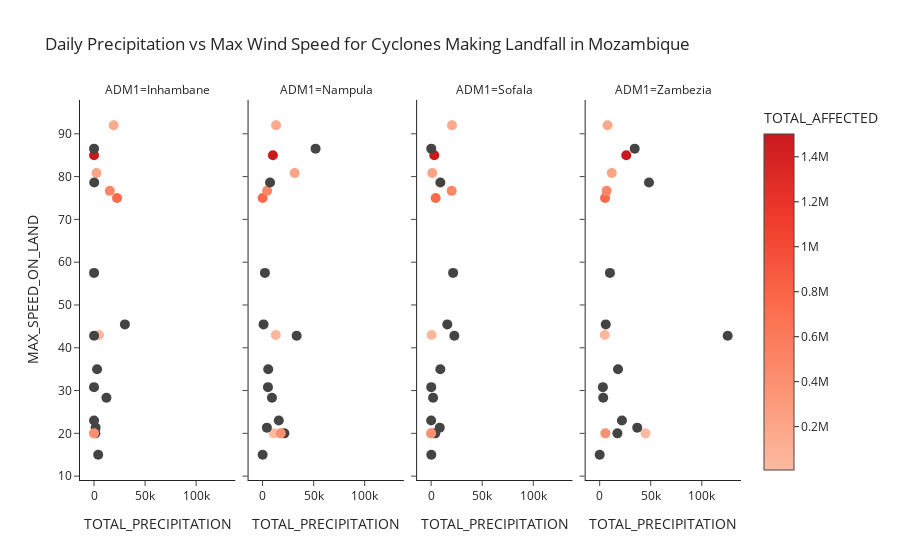

Source (notebook cell):
### Markdown cell above
For cyclone events, what trends are there in the observed daily total precipitation per province and the maximum windspeed over land in Mozambique? We can break this down by province, however the max wind speed is independent of province and is the max across the total overall area. We can also color points by the estimates of impact (total affected population in the country) for each cyclone. Note that many of the cyclones from IBTrACS don't have EM-DAT estimates.

Some observations:
- We do see that higher impact cyclones **do** often have higher max wind speeds (Idai and Dineo, for example)
- Observed daily precipitation is not necessarily a good indicator of the cyclone hitting. Cyclone ANA had a 

Next steps:
- Need to do some more investigation on approaches for aggregating or summing up precipitation from IMERG. Could be: calculating 2 or 3 day rolling sums
- Might also be worth calculating return periods for precipitation values to identify what might be notable outlier observations

### Code cell
fig = px.scatter(
    df_cyclone_precip,
    x="TOTAL_PRECIPITATION",
    y="MAX_SPEED_ON_LAND",
    color="TOTAL_AFFECTED",
    facet_col="ADM1",
    template="simple_white",
    color_continuous_scale=px.colors.sequential.Reds[2:7],
    hover_data=["NAME", "DAY_OF_MAX"],
    title="Daily Precipitation vs Max Wind Speed for Cyclones Making Landfall in Mozambique",
)
fig.update_traces(marker_size=10)
fig.show()

### Figure 1 — Plotly figure (JSON) as saved in the notebook; plotly's stock layout.template omitted (floating-point values rounded to 4 significant figures)
{"data": [{"customdata": [["FAVIO", "2007-02-22T00:00:00"], ["JOKWE", "2008-03-08T00:00:00"], ["IZILDA", "2009-03-22T00:00:00"], ["DANDO", "2012-01-16T00:00:00"], ["HARUNA", "2013-02-16T00:00:00"], ["GUITO", "2014-02-17T00:00:00"], ["HELLEN", "2014-04-04T00:00:00"], ["CHEDZA", "2015-01-13T00:00:00"], ["DINEO", "2017-02-15T00:00:00"], ["DESMOND", "2019-01-17T00:00:00"], ["IDAI", "2019-03-04T00:00:00"], ["KENNETH", "2019-04-27T00:00:00"], ["CHALANE", "2020-12-30T00:00:00"], ["ELOISE", "2021-01-23T00:00:00"], ["GUAMBE", "2021-02-12T00:00:00"], ["ANA", "2022-01-24T00:00:00"], ["GOMBE", "2022-03-11T00:00:00"], ["JASMINE", "2022-04-23T00:00:00"], ["FREDDY", "2023-03-11T00:00:00"], ["FILIPO", "2024-03-12T00:00:00"]], "hovertemplate": "ADM1=Inhambane<br>TOTAL_PRECIPITATION=%{x}<br>MAX_SPEED_ON_LAND=%{y}<br>NAME=%{customdata[0]}<br>DAY_OF_MAX=%{customdata[1]}<br>TOTAL_AFFECTED=%{marker.color}<extra></extra>", "legendgroup": "", "marker": {"color": [162770, 220013, 7103, 40042, null, null, null, null, 750102, null, 1501500, 400094, null, 481901, null, null, null, null, null, null], "coloraxis": "coloraxis", "size": 10, "symbol": "circle"}, "mode": "markers", "name": "", "orientation": "v", "showlegend": false, "type": "scatter", "x": [19284, 2455, 90, 4928, 1320, 18, 4108, 1588, 22549, 2989, 41, 0, 41, 15466, 12166, 76, 20, 12, 218, 30253], "xaxis": "x", "y": [92, 80.83, 20, 43, 20, 23, 15, 21.33, 75, 35, 85, 20, 57.5, 76.67, 28.33, 42.83, 86.53, 30.8, 78.61, 45.47], "yaxis": "y"}, {"customdata": [["FAVIO", "2007-02-22T00:00:00"], ["JOKWE", "2008-03-08T00:00:00"], ["IZILDA", "2009-03-22T00:00:00"], ["DANDO", "2012-01-16T00:00:00"], ["HARUNA", "2013-02-16T00:00:00"], ["GUITO", "2014-02-17T00:00:00"], ["HELLEN", "2014-04-04T00:00:00"], ["CHEDZA", "2015-01-13T00:00:00"], ["DINEO", "2017-02-15T00:00:00"], ["DESMOND", "2019-01-17T00:00:00"], ["IDAI", "2019-03-04T00:00:00"], ["KENNETH", "2019-04-27T00:00:00"], ["CHALANE", "2020-12-30T00:00:00"], ["ELOISE", "2021-01-23T00:00:00"], ["GUAMBE", "2021-02-12T00:00:00"], ["ANA", "2022-01-24T00:00:00"], ["GOMBE", "2022-03-11T00:00:00"], ["JASMINE", "2022-04-23T00:00:00"], ["FREDDY", "2023-03-11T00:00:00"], ["FILIPO", "2024-03-12T00:00:00"]], "hovertemplate": "ADM1=Nampula<br>TOTAL_PRECIPITATION=%{x}<br>MAX_SPEED_ON_LAND=%{y}<br>NAME=%{customdata[0]}<br>DAY_OF_MAX=%{customdata[1]}<br>TOTAL_AFFECTED=%{marker.color}<extra></extra>", "legendgroup": "", "marker": {"color": [162770, 220013, 7103, 40042, null, null, null, null, 750102, null, 1501500, 400094, null, 481901, null, null, null, null, null, null], "coloraxis": "coloraxis", "size": 10, "symbol": "circle"}, "mode": "markers", "name": "", "orientation": "v", "showlegend": false, "type": "scatter", "x": [13219, 31458, 10915, 12955, 21335, 15865, 59, 4219, 56, 5537, 10112, 17797, 2304, 4459, 9186, 33385, 51923, 5264, 7312, 953], "xaxis": "x2", "y": [92, 80.83, 20, 43, 20, 23, 15, 21.33, 75, 35, 85, 20, 57.5, 76.67, 28.33, 42.83, 86.53, 30.8, 78.61, 45.47], "yaxis": "y2"}, {"customdata": [["FAVIO", "2007-02-22T00:00:00"], ["JOKWE", "2008-03-08T00:00:00"], ["IZILDA", "2009-03-22T00:00:00"], ["DANDO", "2012-01-16T00:00:00"], ["HARUNA", "2013-02-16T00:00:00"], ["GUITO", "2014-02-17T00:00:00"], ["HELLEN", "2014-04-04T00:00:00"], ["CHEDZA", "2015-01-13T00:00:00"], ["DINEO", "2017-02-15T00:00:00"], ["DESMOND", "2019-01-17T00:00:00"], ["IDAI", "2019-03-04T00:00:00"], ["KENNETH", "2019-04-27T00:00:00"], ["CHALANE", "2020-12-30T00:00:00"], ["ELOISE", "2021-01-23T00:00:00"], ["GUAMBE", "2021-02-12T00:00:00"], ["ANA", "2022-01-24T00:00:00"], ["GOMBE", "2022-03-11T00:00:00"], ["JASMINE", "2022-04-23T00:00:00"], ["FREDDY", "2023-03-11T00:00:00"], ["FILIPO", "2024-03-12T00:00:00"]], "hovertemplate": "ADM1=Sofala<br>TOTAL_PRECIPITATION=%{x}<br>MAX_SPEED_ON_LAND=%{y}<br>NAME=%{customdata[0]}<br>DAY_OF_MAX=%{customdata[1]}<br>TOTAL_AFFECTED=%{marker.color}<extra></extra>", "legendgroup": "", "marker": {"color": [162770, 220013, 7103, 40042, null, null, null, null, 750102, null, 1501500, 400094, null, 481901, null, null, null, null, null, null], "coloraxis": "coloraxis", "size": 10, "symbol": "circle"}, "mode": "markers", "name": "", "orientation": "v", "showlegend": false, "type": "scatter", "x": [20453, 1089, 180, 471, 4045, 49, 193, 8458, 4450, 9007, 3077, 8, 21531, 20105, 1927, 22734, 153, 95, 9042, 15837], "xaxis": "x3", "y": [92, 80.83, 20, 43, 20, 23, 15, 21.33, 75, 35, 85, 20, 57.5, 76.67, 28.33, 42.83, 86.53, 30.8, 78.61, 45.47], "yaxis": "y3"}, {"customdata": [["FAVIO", "2007-02-22T00:00:00"], ["JOKWE", "2008-03-08T00:00:00"], ["IZILDA", "2009-03-22T00:00:00"], ["DANDO", "2012-01-16T00:00:00"], ["HARUNA", "2013-02-16T00:00:00"], ["GUITO", "2014-02-17T00:00:00"], ["HELLEN", "2014-04-04T00:00:00"], ["CHEDZA", "2015-01-13T00:00:00"], ["DINEO", "2017-02-15T00:00:00"], ["DESMOND", "2019-01-17T00:00:00"], ["IDAI", "2019-03-04T00:00:00"], ["KENNETH", "2019-04-27T00:00:00"], ["CHALANE", "2020-12-30T00:00:00"], ["ELOISE", "2021-01-23T00:00:00"], ["GUAMBE", "2021-02-12T00:00:00"], ["ANA", "2022-01-24T00:00:00"], ["GOMBE", "2022-03-11T00:00:00"], ["JASMINE", "2022-04-23T00:00:00"], ["FREDDY", "2023-03-11T00:00:00"], ["FILIPO", "2024-03-12T00:00:00"]], "hovertemplate": "ADM1=Zambezia<br>TOTAL_PRECIPITATION=%{x}<br>MAX_SPEED_ON_LAND=%{y}<br>NAME=%{customdata[0]}<br>DAY_OF_MAX=%{customdata[1]}<br>TOTAL_AFFECTED=%{marker.color}<extra></extra>", "legendgroup": "", "marker": {"color": [162770, 220013, 7103, 40042, null, null, null, null, 750102, null, 1501500, 400094, null, 481901, null, null, null, null, null, null], "coloraxis": "coloraxis", "size": 10, "symbol": "circle"}, "mode": "markers", "name": "", "orientation": "v", "showlegend": false, "type": "scatter", "x": [7727, 11849, 44937, 5001, 17375, 21800, 11, 36779, 5292, 17949, 26035, 5543, 10034, 6783, 3446, 125311, 34283, 3113, 48280, 5955], "xaxis": "x4", "y": [92, 80.83, 20, 43, 20, 23, 15, 21.33, 75, 35, 85, 20, 57.5, 76.67, 28.33, 42.83, 86.53, 30.8, 78.61, 45.47], "yaxis": "y4"}], "layout": {"annotations": [{"font": {}, "showarrow": false, "text": "ADM1=Inhambane", "x": 0.1175, "xanchor": "center", "xref": "paper", "y": 1, "yanchor": "bottom", "yref": "paper"}, {"font": {}, "showarrow": false, "text": "ADM1=Nampula", "x": 0.3725, "xanchor": "center", "xref": "paper", "y": 1, "yanchor": "bottom", "yref": "paper"}, {"font": {}, "showarrow": false, "text": "ADM1=Sofala", "x": 0.6275, "xanchor": "center", "xref": "paper", "y": 1, "yanchor": "bottom", "yref": "paper"}, {"font": {}, "showarrow": false, "text": "ADM1=Zambezia", "x": 0.8825, "xanchor": "center", "xref": "paper", "y": 1, "yanchor": "bottom", "yref": "paper"}], "coloraxis": {"colorbar": {"title": {"text": "TOTAL_AFFECTED"}}, "colorscale": [[0, "rgb(252,187,161)"], [0.25, "rgb(252,146,114)"], [0.5, "rgb(251,106,74)"], [0.75, "rgb(239,59,44)"], [1, "rgb(203,24,29)"]]}, "legend": {"tracegroupgap": 0}, "title": {"text": "Daily Precipitation vs Max Wind Speed for Cyclones Making Landfall in Mozambique"}, "xaxis": {"anchor": "y", "domain": [0, 0.235], "title": {"text": "TOTAL_PRECIPITATION"}}, "xaxis2": {"anchor": "y2", "domain": [0.255, 0.49], "matches": "x", "title": {"text": "TOTAL_PRECIPITATION"}}, "xaxis3": {"anchor": "y3", "domain": [0.51, 0.745], "matches": "x", "title": {"text": "TOTAL_PRECIPITATION"}}, "xaxis4": {"anchor": "y4", "domain": [0.765, 1.0], "matches": "x", "title": {"text": "TOTAL_PRECIPITATION"}}, "yaxis": {"anchor": "x", "domain": [0, 1], "title": {"text": "MAX_SPEED_ON_LAND"}}, "yaxis2": {"anchor": "x2", "domain": [0, 1], "matches": "y", "showticklabels": false}, "yaxis3": {"anchor": "x3", "domain": [0, 1], "matches": "y", "showticklabels": false}, "yaxis4": {"anchor": "x4", "domain": [0, 1], "matches": "y", "showticklabels": false}}}
